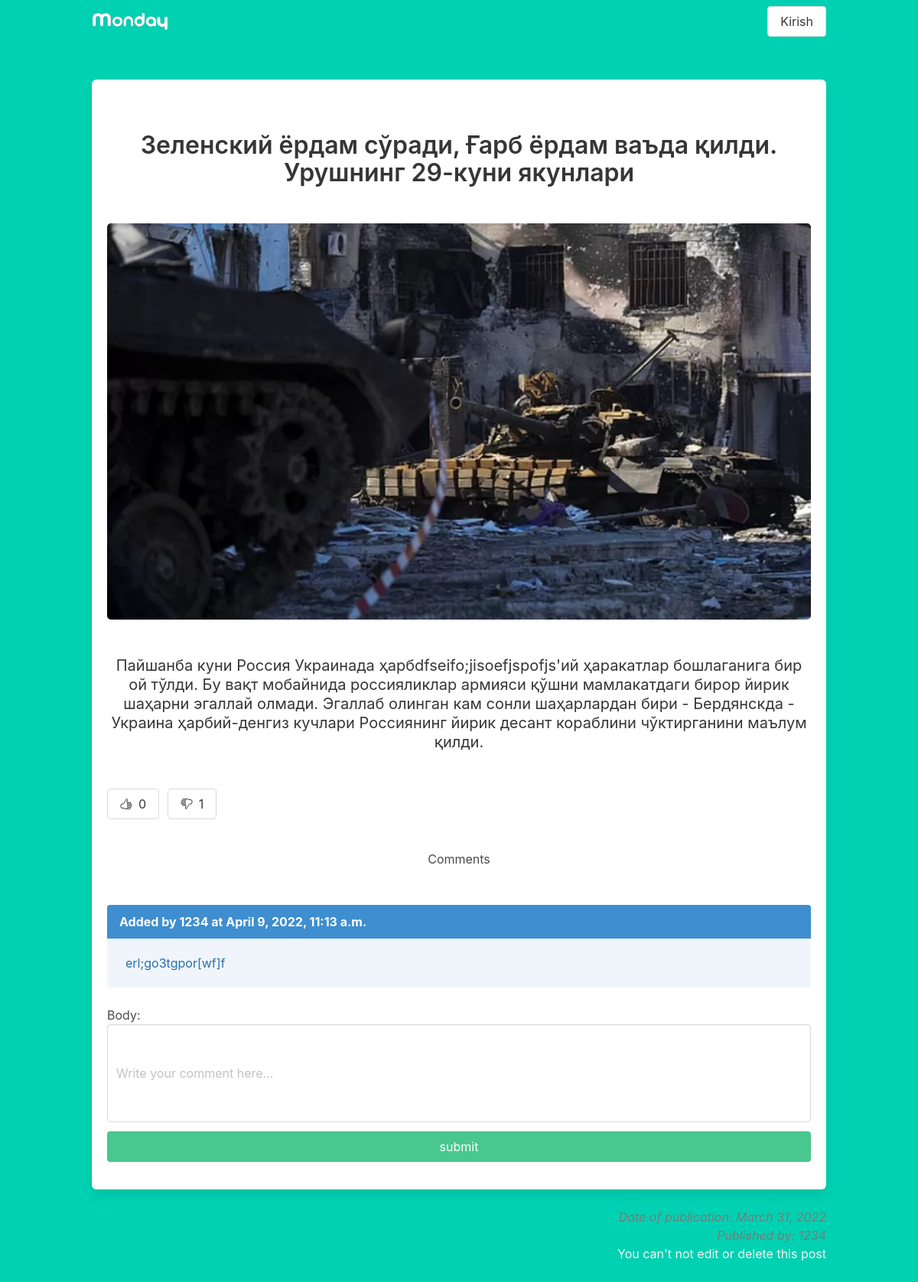
Screenshot of /russia_ukraina with the database file from the repository.
### post/models.py (models this page shows, shortened)
class Article(models.Model):
    title=models.CharField(max_length=255)
    text=models.TextField()
    slug=models.SlugField(unique=True)
    date=models.DateField(auto_now=True)
    thumb=models.ImageField(blank=True)
    author=models.ForeignKey(User,default=None,on_delete=models.CASCADE)
    likes=models.ManyToManyField(User,related_name='article_likes')
    dislikes=models.ManyToManyField(User,related_name='article_dislikes')
    def __str__(self):
        return self.title
    def total_likes(self):
        return self.likes.count()
    def total_dislikes(self):
        return self.dislikes.count()

class Comment(models.Model):
    article=models.ForeignKey(Article, on_delete=models.CASCADE, null=True)
    user=models.ForeignKey(User,on_delete=models.CASCADE)
    body=models.TextField()
    date_added=models.DateTimeField(auto_now_add=True)

### post/views.py (the view, shortened to what this page needs)
# urls.py: path('<slug>', article_detail, name='article_detail'),
def article_detail(request, slug):
    article=Article.objects.get(slug=slug)
    form=CommentForm()
    return render(request, 'article_detail.html', {'article': article, 'form':form})

### post/forms.py
class CommentForm(forms.ModelForm):
    body = forms.CharField(widget=forms.TextInput(attrs={
        'class': 'textarea',
        'size': '40',
        'placeholder': 'Write your comment here...'
    }))
    class Meta:
        model = Comment
        fields = ['body', ]

### templates/article_detail.html (shortened to what this page needs)
{% extends 'base.html' %}
{% load static %}
{% block content %}
<div class="container">
    <div class="columns is-centered">
        <div class="column">
            <div class="box">
                <div class="title has-text-dark has-text-centered my-6">{{ article }}</div>
                <img src="{{ article.thumb.url }}" alt="" class="image is-centered"
                    style="min-width: 100%; border-radius: 5px">
                <div class="subtitle has-text-dark has-text-centered my-6">{{ article.text }}</div>
                {% if user not in article.likes.all and user not in article.dislikes.all %}
                <div class="columns">
                    <div class="column is-1">
                        <form action="{% url 'article_like' article.slug %}" method="post" class="has-text-right">
                            <button type="submit" class="button">
                                <ion-icon name="thumbs-up-outline"></ion-icon>
                                <span class="ml-2">{{article.total_likes}}</span>
                            </button>
                        </form>
                    </div>
                    <div class="column is-1">
                        <form action="{% url 'article_dislike' article.slug %}" method="post" class="has-text-right">
                            <button type="submit" class="button">
                                <ion-icon name="thumbs-down-outline"></ion-icon>
                                <span class="ml-2">{{article.total_dislikes}}</span>
                            </button>
                        </form>
                    </div>
                </div>
                {% endif %}
                {% if not article.comment_set.all %}
                <div class="has-text-centered has-text-grey-light is-size-5 mx-3">
                    No comments yet. Be first to leave comment...
                </div>
                {% else %}
                <p class="has-text-centered is size-3 mb-6">Comments</p>
                {% for comment in article.comment_set.all %}
                <article class="message is-info">
                    <div class="message-header">
                        {% if user == comment.user %}
                        Added by {{ comment.user }} at {{ comment.date_added }}
                        <div class="has-text-right is-size-5">
                            <a href="{% url 'comment_edit' slug=article.slug  pk=comment.pk%}"
                                class="is-info">
                                <ion-icon name="create-outline"></ion-icon>
                            </a>
                            <a href="{% url 'comment_delete' slug=article.slug  pk=comment.pk%}"
                                style="text-decoration:none">
                                <ion-icon name="trash-outline"></ion-icon>
                            </a>
                        </div>
                        {% else %}
                        Added by {{ comment.user }} at {{ comment.date_added }}
                        {% endif %}
                    </div>
                    <div class="message-body">{{ comment.body }}</div>
                </article>
                {% endfor %}
                {% endif %}
                <form method="POST" enctype="multipart/form-data" class="comment">
                    {{ form }}
                    <button type="'submit" class="button is-success mt-3 is-fullwidth">submit</button>
                </form>
            </div>
            <div class="has-text-grey is-size-6 has-text-right is-italic">
                <p class="datetime">Date of publication: {{ article.date }}</p>
                {% if user == article.author %}
                <p class="content">Published by you </p>
                {% else %}
                <p class="content">Published by: {{ article.author }}</p>
                {% endif %}
            </div>
            {% if user == article.author %}
            <div class="has-text-right">
                <a href="{% url 'article_edit' article.slug %}" class="button is-info ">
                    <ion-icon name="create-outline"></ion-icon>
                </a>
                <a href="{% url 'article_delete' article.slug %}" class="button is-danger">
                    <ion-icon name="trash-outline"></ion-icon>
                </a>
            </div>
            {% else %}
            <div class="has-text-right">
                <p class="content has-text-light">
                    You can't not edit or delete this post
                </p>
            </div>
            {% endif %}
        </div>
    </div>
</div>
{% endblock %}

### templates/base.html (shortened to what this page needs)
{% load static %}
<html lang="en">
<head>
    <link rel="stylesheet" href="{% static 'style.css' %}">
    <link rel="stylesheet" href="{% static 'bulma.css' %}">
</head>
<body>
    <section class="hero has-background-primary is-fullheight">
        <div class="hero-head">
            <header class="navbar">
                <div class="container">
                    <div class="navbar-brand">
                        <a class="navbar-item" href="{% url 'article_func' %}">
                            <img src="{% static 'images/monday.svg' %}" width="100" alt="Logo">
                        </a>
                    </div>
                    <div id="navbarMenuHeroC" class="navbar-menu">
                        <div class="navbar-end">
                            {% if user.is_authenticated %}
                            <a class="navbar-item button my-4 mx-1">
                                Welcome: {{ user }}
                            </a>
                            <form action="{% url 'article_func' %}" method="get">
                                <div class="field has-addons mt-4 mr-2">
                                    <div class="control">
                                        <input class="input" type="search" placeholder="Find an article" name="search">
                                    </div>
                                    <div class="control">
                                        <button class="button is-danger" type="submit">
                                            Search
                                        </button>
                                    </div>
                                </div>
                            </form>
                            <span class="navbar-item">
                                <a href="{% url 'sign_out' %}" class="button is-warming">Chiqish</a>
                            </span>
                            {% else %}
                            <span class="navbar-item">
                                <a href="{% url 'sign_in' %}" class="button is-warming">Kirish</a>
                            </span>
                            {% endif %}
                        </div>
                    </div>
                </div>
            </header>
        </div>
        <div class="hero-body">
            {% block content %}
            {% endblock %}
        </div>
    </section>
</body>
</html>

### rows the page displays
Article: title "Зеленский ёрдам сўради, Ғарб ёрдам ваъда қилди. Урушнинг 29-куни якунлари", thumb (picture), text "Пайшанба куни Россия Украинада ҳарбdfseifo;jisoefjspofjs'ий ҳаракатлар бошлаганига бир ой тўлди. Бу вақт мобайнида россияликлар армияси қўшни мамлакатдаги бирор йирик шаҳарни эгаллай олмади. Эгаллаб олинган кам сонли шаҳарлардан бири - Бердянскда - Украина ҳарбий-денгиз кучлари Россиянинг йирик десант кораблини чўктирганини маълум қилди.", total_likes "0", total_dislikes "1", date "March 31, 2022", author "1234"
Comment: user "1234", date_added "April 9, 2022, 11:13 a.m.", body "erl;go3tgpor[wf]f"
